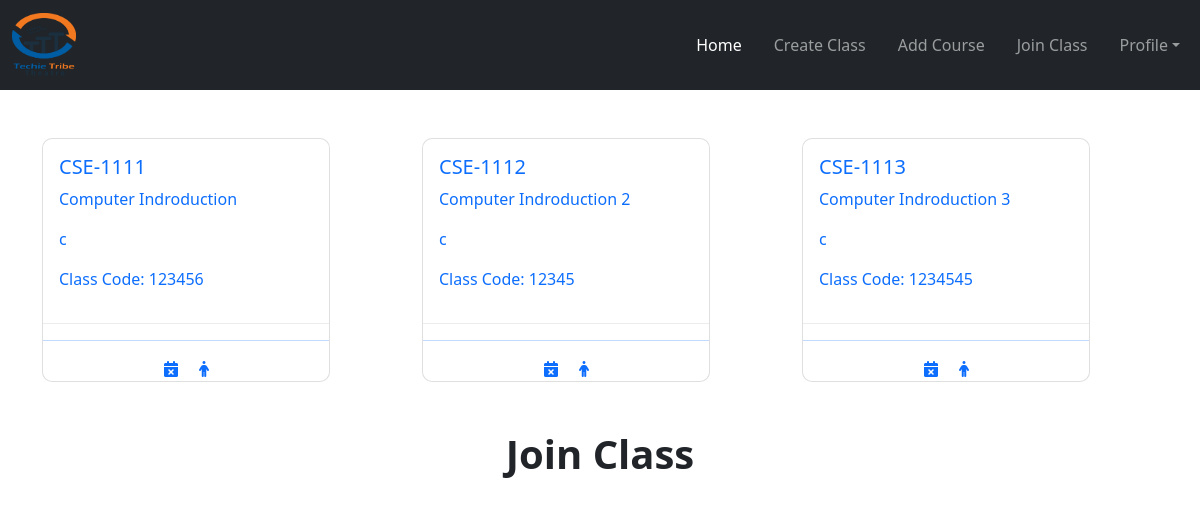
Screenshot of /teacher/ (signed in) with the database file from the repository.
### teacher/models.py (models this page shows, shortened)
class CreateClass(models.Model):
    user = models.ForeignKey(User, on_delete=models.CASCADE)
    class_code_name = models.CharField(max_length=100)
    section = models.CharField(max_length=100, null=True, blank=True)
    subject_name = models.CharField(max_length=100, null=True, blank=True)
    room = models.CharField(max_length=100)
    classcode = models.CharField(max_length=100)

### teacher/views.py (the view)
# urls.py: path('', TeacherHome.as_view(), name='home'),
class TeacherHome(View):
    def get(self, request):
        if request.user.is_authenticated:
            classview = JoinClassteach.objects.filter(teacher=request.user)
            create = CreateClass.objects.filter(user=request.user)
            return render(request, 'teacher_home.html', {'create': create, 'classview': classview})
        else:
            return redirect("/")

### teacher/templates/teacher_home.html (shortened to what this page needs)
{% extends 'base_teacher.html' %} <br />
{% load static %} <br />
{% block content %}
<link rel="stylesheet" href="{% static 'css/card.css' %}" />
<link
  rel="stylesheet"
  href="https://cdnjs.cloudflare.com/ajax/libs/font-awesome/6.1.1/css/all.min.css"
/>
<section class="wrapper">
  <div class="container">
    <div class="row">
      {% for cr in create %}
      <div class="col-lg-4 mt-5">
        <a href="{% url 'classshow' cr.id %}">
          <div class="card" style="width: 18rem">
            <div class="card-body">
              <h5 class="card-title">{{cr.class_code_name}}</h5>
              <p class="card-text">{{cr.subject_name}}</p>
              <p class="card-text">{{cr.section}}</p>
              <p class="card-text">Class Code: {{cr.classcode}}</p>
            </div>
            <hr class="mhr" />
            <hr />
            <div class="text-center">
              <a href="{% url 'deletecard' cr.id %}"
                ><i class="fa-solid fa-calendar-xmark me-3"></i
              ></a>
              <a href=""><i class="fa-solid fa-person"></i></a>
            </div>
          </div>
        </a>
      </div>
      {% endfor %}
    </div>
  </div>
</section>
<h1 class="text-dark fw-bold mt-5">Join Class</h1>
{% endblock content %}

### teacher/static/css/form.css (style rules this page uses)
*, *:before, *:after { -webkit-box-sizing: border-box; box-sizing: border-box; }
h1 { text-align: center; color: #ffffff; font-weight: 300; margin: 0 0 40px; }

### teacher/static/css/card.css (style rules this page uses)
a { text-decoration: none; }
.card { border-radius: 10px; }
.mhr { color: rgb(178, 179, 180); }

### rows the page displays
CreateClass: class_code_name "CSE-1111", subject_name "Computer Indroduction", section "c", classcode "123456"
CreateClass: class_code_name "CSE-1112", subject_name "Computer Indroduction 2", section "c", classcode "12345"
CreateClass: class_code_name "CSE-1113", subject_name "Computer Indroduction 3", section "c", classcode "1234545"
